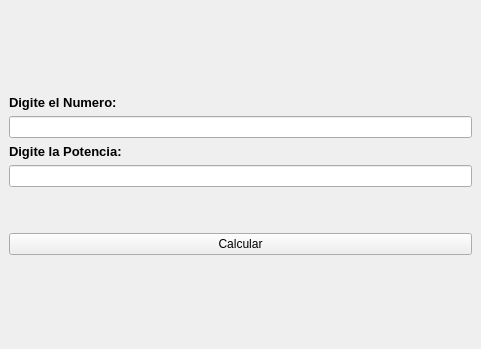
<?xml version="1.0" encoding="UTF-8"?>
<ui version="4.0">
 <class>MainWindow</class>
 <widget class="QMainWindow" name="MainWindow">
  <property name="geometry">
   <rect>
    <x>0</x>
    <y>0</y>
    <width>481</width>
    <height>349</height>
   </rect>
  </property>
  <property name="windowTitle">
   <string>MainWindow</string>
  </property>
  <property name="styleSheet">
   <string notr="true"/>
  </property>
  <widget class="QWidget" name="centralwidget">
   <layout class="QVBoxLayout" name="verticalLayout_2">
    <item>
     <layout class="QVBoxLayout" name="verticalLayout">
      <item>
       <spacer name="verticalSpacer_2">
        <property name="orientation">
         <enum>Qt::Vertical</enum>
        </property>
        <property name="sizeType">
         <enum>QSizePolicy::Expanding</enum>
        </property>
        <property name="sizeHint" stdset="0">
         <size>
          <width>20</width>
          <height>40</height>
         </size>
        </property>
       </spacer>
      </item>
      <item>
       <widget class="QLabel" name="label">
        <property name="text">
         <string>&lt;html&gt;&lt;head/&gt;&lt;body&gt;&lt;p&gt;&lt;span style=&quot; font-size:10pt; font-weight:600;&quot;&gt;Digite el Numero:&lt;/span&gt;&lt;/p&gt;&lt;/body&gt;&lt;/html&gt;</string>
        </property>
       </widget>
      </item>
      <item>
       <widget class="QLineEdit" name="lineEdit"/>
      </item>
      <item>
       <widget class="QLabel" name="label_2">
        <property name="text">
         <string>&lt;html&gt;&lt;head/&gt;&lt;body&gt;&lt;p&gt;&lt;span style=&quot; font-size:10pt; font-weight:600;&quot;&gt;Digite la Potencia:&lt;/span&gt;&lt;/p&gt;&lt;/body&gt;&lt;/html&gt;</string>
        </property>
       </widget>
      </item>
      <item>
       <widget class="QLineEdit" name="lineEdit_2"/>
      </item>
      <item>
       <spacer name="verticalSpacer">
        <property name="orientation">
         <enum>Qt::Vertical</enum>
        </property>
        <property name="sizeType">
         <enum>QSizePolicy::Minimum</enum>
        </property>
        <property name="sizeHint" stdset="0">
         <size>
          <width>20</width>
          <height>40</height>
         </size>
        </property>
       </spacer>
      </item>
      <item>
       <widget class="QPushButton" name="pushButton">
        <property name="text">
         <string>Calcular</string>
        </property>
       </widget>
      </item>
      <item>
       <spacer name="verticalSpacer_3">
        <property name="orientation">
         <enum>Qt::Vertical</enum>
        </property>
        <property name="sizeType">
         <enum>QSizePolicy::Expanding</enum>
        </property>
        <property name="sizeHint" stdset="0">
         <size>
          <width>20</width>
          <height>40</height>
         </size>
        </property>
       </spacer>
      </item>
     </layout>
    </item>
   </layout>
  </widget>
 </widget>
 <resources/>
 <connections>
  <connection>
   <sender>pushButton</sender>
   <signal>clicked()</signal>
   <receiver>lineEdit_2</receiver>
   <slot>clear()</slot>
   <hints>
    <hint type="sourcelabel">
     <x>203</x>
     <y>246</y>
    </hint>
    <hint type="destinationlabel">
     <x>187</x>
     <y>178</y>
    </hint>
   </hints>
  </connection>
  <connection>
   <sender>pushButton</sender>
   <signal>clicked()</signal>
   <receiver>lineEdit</receiver>
   <slot>clear()</slot>
   <hints>
    <hint type="sourcelabel">
     <x>282</x>
     <y>248</y>
    </hint>
    <hint type="destinationlabel">
     <x>292</x>
     <y>129</y>
    </hint>
   </hints>
  </connection>
 </connections>
</ui>
